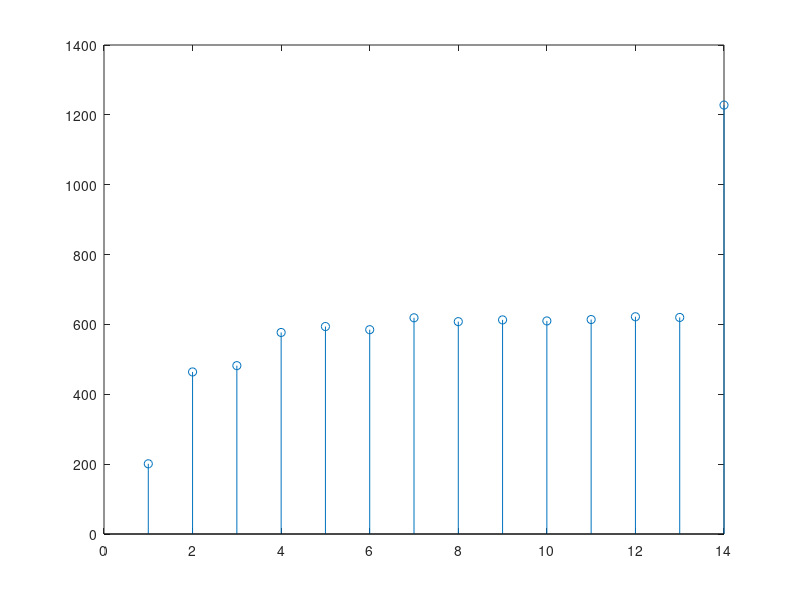

This chart was generated by the following MATLAB code:
clear

N = 10000;
bits = ceil(log(N)/log(2));

P = primes(N);
digits = zeros(1,bits);

for i = 1:length(P)
    d = dec2bin(P(i),bits);
    for j =1:bits
       if(d(j)=='1')
           digits(j) = digits(j) +1;
       end
    end    
end

stem(digits)